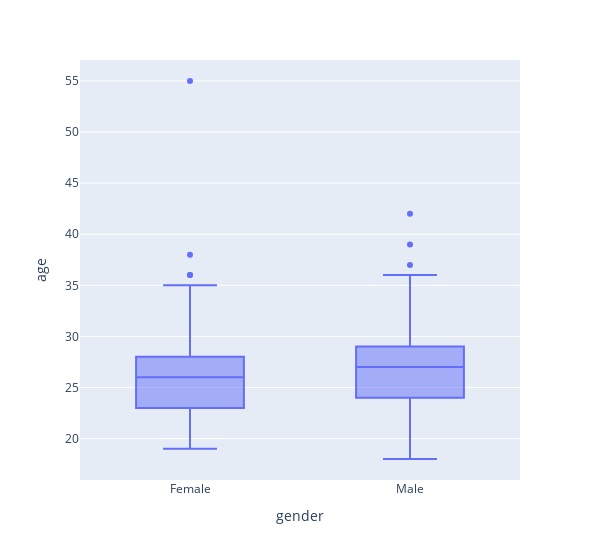

The cell this chart's notebook holds for it:
### Code cell
# Age (Box plot)
fig = px.box(speed_dating_per_person, x="gender", y="age", width=600)
fig.show()

### Figure 1 — Plotly figure (JSON) as saved in the notebook; plotly's stock layout.template omitted (floating-point values rounded to 4 significant figures; data arrays with more than 128 entries replaced by an {"elided": "..."} marker saying what was removed)
{"data": [{"alignmentgroup": "True", "hovertemplate": "gender=%{x}<br>age=%{y}<extra></extra>", "legendgroup": "", "marker": {"color": "#636efa"}, "name": "", "notched": false, "offsetgroup": "", "orientation": "v", "showlegend": false, "type": "box", "x": {"elided": "551 str values"}, "x0": " ", "xaxis": "x", "y": {"elided": "551 int values"}, "y0": " ", "yaxis": "y"}], "layout": {"boxmode": "group", "legend": {"tracegroupgap": 0}, "margin": {"t": 60}, "width": 600, "xaxis": {"anchor": "y", "domain": [0, 1], "title": {"text": "gender"}}, "yaxis": {"anchor": "x", "domain": [0, 1], "title": {"text": "age"}}}}
